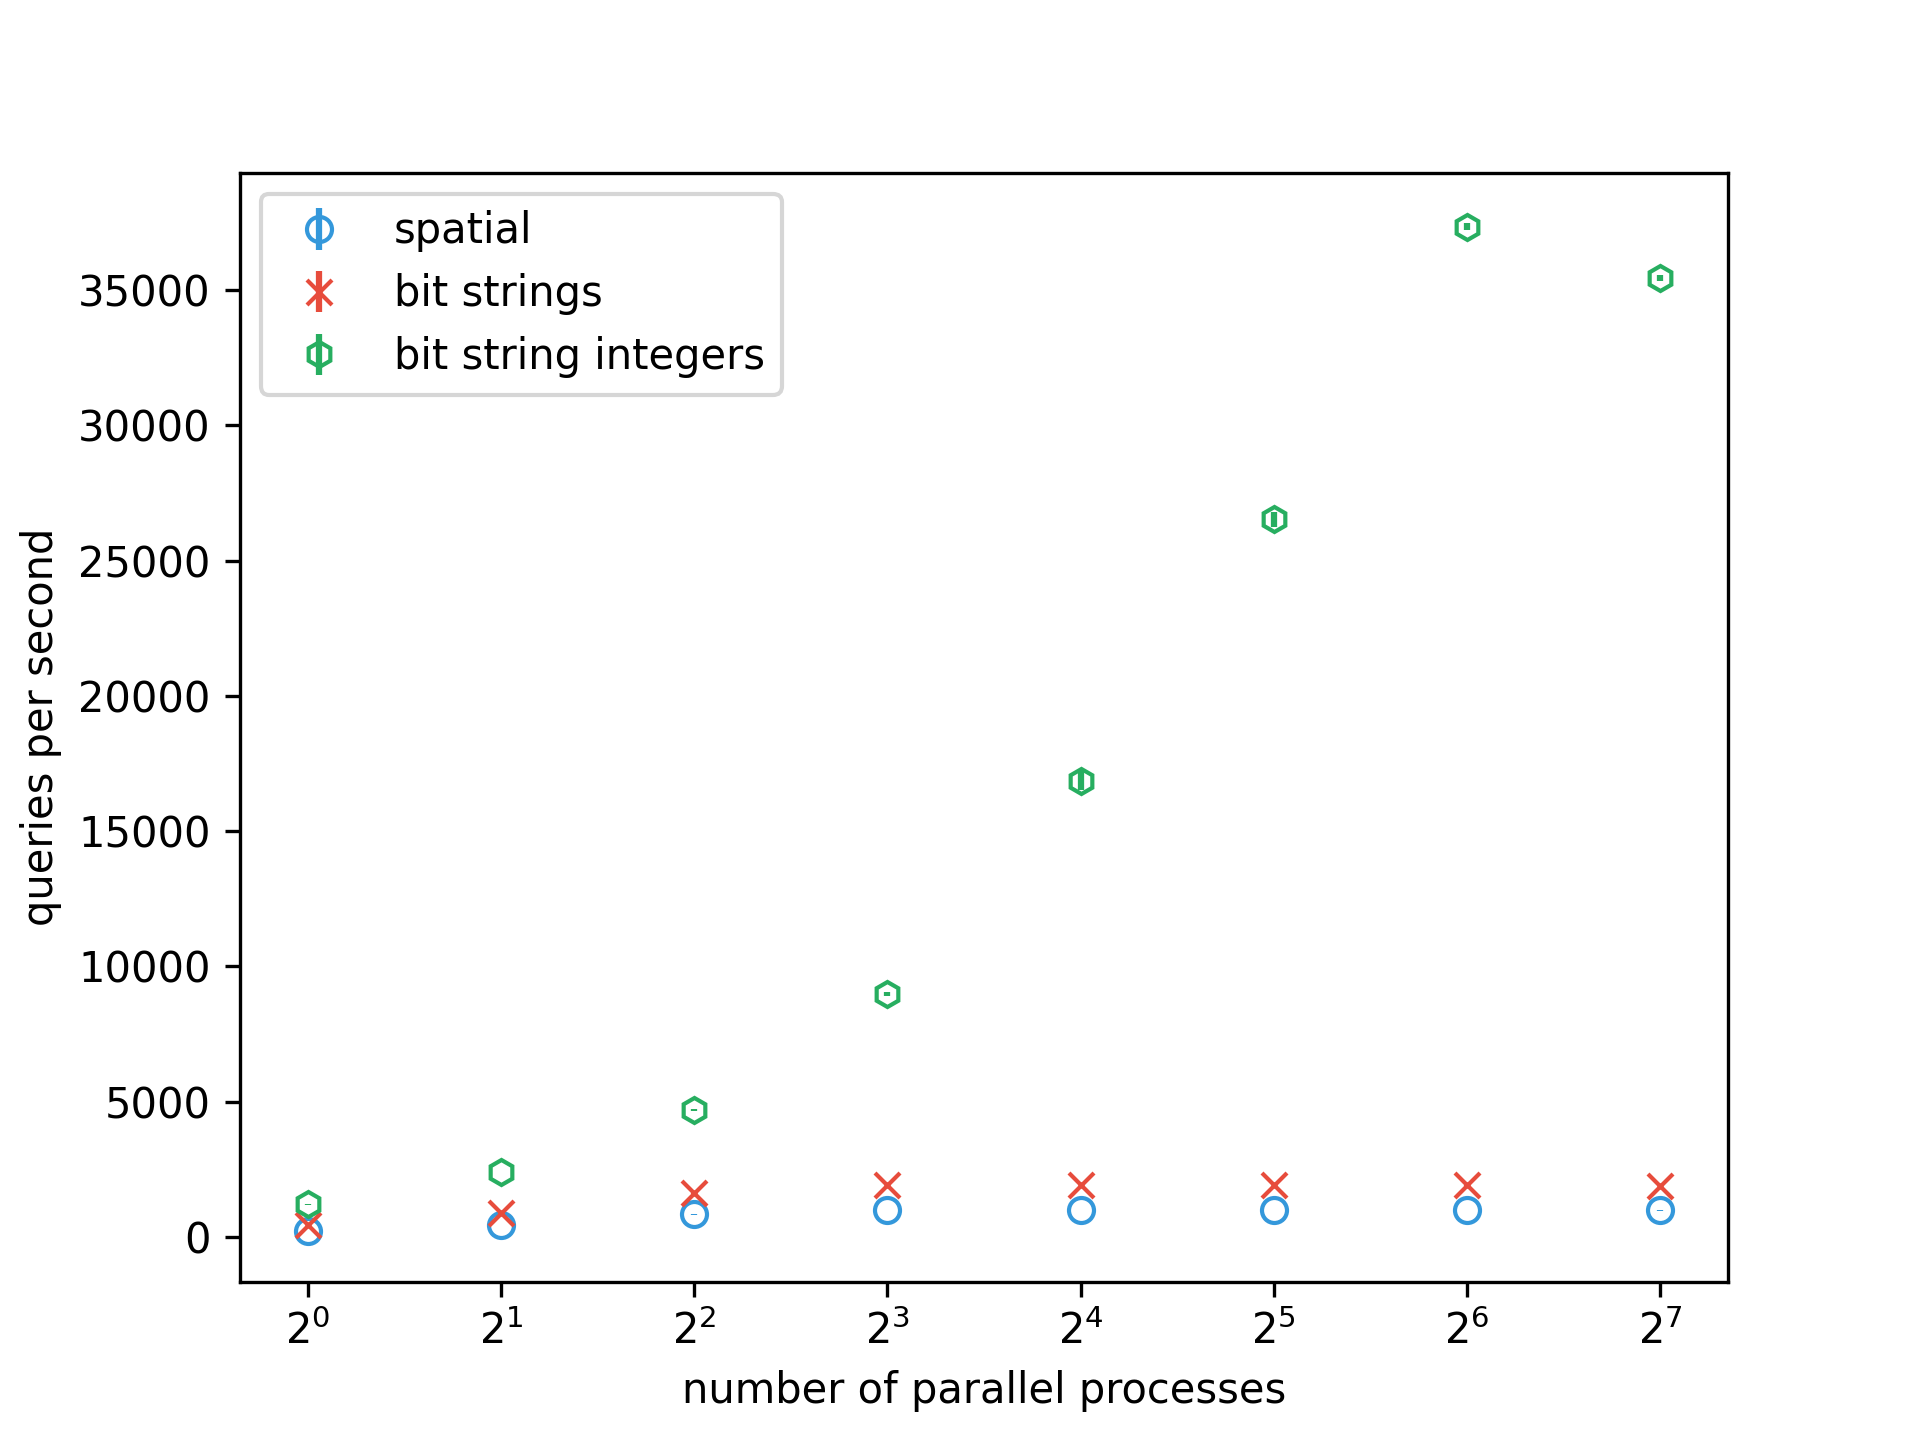

Source code (Python):
import os

import pandas as pd
import matplotlib.pyplot as plt

FILE_PATH = os.path.realpath(__file__)
CURRENT_DIR = os.path.dirname(FILE_PATH)

fig, ax = plt.subplots(dpi=300)
ax.set_xscale("log", base=2)
ax.set_xlabel("number of parallel processes")
ax.set_yscale("linear")
ax.set_ylabel("queries per second")

file_to_fmt = {
    "performance-evaluation-spatial.csv": "o",
    "performance-evaluation-bitstring.csv": "x",
    "performance-evaluation-bitstring-int-f1.csv": "h",
}

file_to_label = {
    "performance-evaluation-spatial.csv": "spatial",
    "performance-evaluation-bitstring.csv": "bit strings",
    "performance-evaluation-bitstring-int-f1.csv": "bit string integers",
}

file_to_color = {
    "performance-evaluation-spatial.csv": "#3498db",
    "performance-evaluation-bitstring.csv": "#e74c3c",
    "performance-evaluation-bitstring-int-f1.csv": "#27ae60",
}

files = file_to_fmt.keys()
for file in files:
    if not file.endswith(".csv"):
        continue

    df = pd.read_csv(os.path.join(CURRENT_DIR, file))

    df['queries_per_second'] = df['executed_queries'] / df['time_s']

    df = df.groupby(
        by=['num_threads', 'query_radius_m']
    ).agg(
        queries_per_second=('queries_per_second', 'mean'),
        queries_per_second_std=('queries_per_second', 'std'),
    ).reset_index()

    for r in df['query_radius_m'].unique():
        x = df[(df['query_radius_m'] == r)]

        ax.errorbar(
            x['num_threads'],
            x['queries_per_second'],
            yerr=x['queries_per_second_std'],
            fmt=file_to_fmt[file],
            fillstyle='none',
            label=file_to_label[file],
            color=file_to_color[file]
        )

# plt.grid()
plt.legend(loc="upper left")
plt.savefig(f"{CURRENT_DIR}/plot.png")
